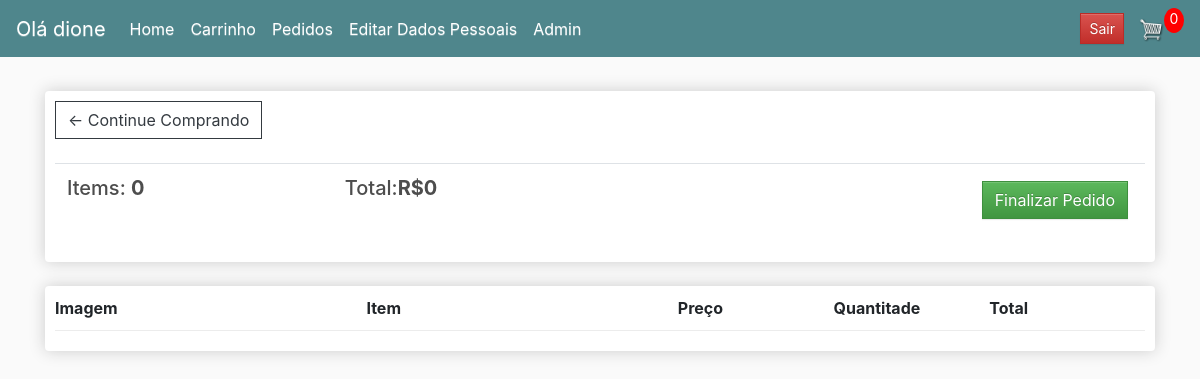
Screenshot of /cart/ (signed in) with the database file from the repository.
### usuarios/models.py (models this page shows, shortened)
class User(AbstractUser):
    endereco = models.CharField(max_length=100, help_text='Insira o seu endereço.', null=True, blank=True)
    cidade = models.CharField(max_length=100, help_text='Insira a sua cidade.', null=True, blank=True)
    bairro = models.CharField(max_length=100, help_text='Insira o seu bairro.', null=True, blank=True)
    estado = models.CharField(max_length=100, help_text='Insira o seu estado.', null=True, blank=True)
    cep = models.CharField(max_length=8, null=True, blank=True)
    slug = models.SlugField(unique=True, blank=True, null=True)
    class Meta:
        verbose_name = ("Usuário")
        verbose_name_plural = ("Usuários")
        swappable = settings.AUTH_USER_MODEL

### test_ecommerce/models.py (models this page shows, shortened)
class Pedido(models.Model):
    cliente = models.ForeignKey(settings.AUTH_USER_MODEL, on_delete=models.CASCADE, null=True, blank=True)
    data_pedido = models.DateTimeField(auto_now=True, verbose_name='Data do pedido')
    complete = models.BooleanField(default=False, null=False, blank=False, verbose_name='Pedido foi Completado')
    id_transacao = models.CharField(max_length=100, null=False, blank=False, verbose_name='Código da Transação')
    @property
    def pegar_carrinho_total(self):
        itens = self.pedidoitem_set.all()
        total = sum([item.pegar_total for item in itens])
        return total
    @property
    def pegar_carrinho_itens(self):
        itens = self.pedidoitem_set.all()
        total = sum([item.quantidade for item in itens])
        return total

### test_ecommerce/views.py (the view)
# urls.py: path('cart/', views.cart, name='cart'),
@login_required(redirect_field_name='cadastro/login.html')
def cart(request):
    if request.user.is_authenticated:
        cliente = request.user
        pedido, criado = Pedido.objects.get_or_create(cliente=cliente, complete=False)
        itens = pedido.pedidoitem_set.all()
        cart_itens = pedido.pegar_carrinho_itens
    else:
        itens = []
        pedido = {'pegar_carrinho_total':0, 'pegar_carrinho_itens':0, 'itens':itens,'envio':False}
        cart_itens = pedido['pegar_carrinho_itens']
    context = {'itens':itens, 'pedido':pedido, 'cart_itens':cart_itens}
    return render(request, 'compras/cart.html', context)

### templates/compras/cart.html (shortened to what this page needs)
{% extends 'base.html' %}
{% load static %}
{% block main %}
{% include 'mensagens.html' %}
{% include 'navbar.html' %}
<div class="container">
    <div class="row">
        <div class="col-lg-12">
            <div class="box-element">
                <a href="{% url 'home' %}" class="btn btn-outline-dark">&#x2190; Continue Comprando</a>
                <br>
                <br>
                <table class="table">
                    <tr>
                        <th><h5>Items: <strong>{{ pedido.pegar_carrinho_itens }}</strong></h5></th>
                        <th><h5>Total:<strong>R${{ pedido.pegar_carrinho_total }}</strong></h5></th>
                        <th>
                            <a style="float:right; margin:5px;" class="btn btn-success" href="{% url 'pedidos' %}">Finalizar Pedido</a>
                        </th>
                    </tr>
                </table>
            </div>
            <br>
            <div class="box-element">
                <div class="cart-row">
                    <div style="flex:2"><strong>Imagem</strong></div>
                    <div style="flex:2"><strong>Item</strong></div>
                    <div style="flex:1"><strong>Preço</strong></div>
                    <div style="flex:1"><strong>Quantitade</strong></div>
                    <div style="flex:1"><strong>Total</strong></div>
                </div>
            </div>
        </div>
    </div>
</div>
{% endblock %}

### templates/navbar.html (shortened to what this page needs)
{% extends 'base.html' %}
{% load static %}
{% block main %}
<nav class="navbar navbar-expand-lg navbar-dark bg-dark">
    {% if user.is_authenticated %}
    <a class="navbar-brand" href="{% url 'home' %}">Olá {{ user.username }}</a>
    {% else %}
    <a class="navbar-brand" href="#">ShopTime</a>
    {% endif %}
    <div class="collapse navbar-collapse" id="navbarSupportedContent">
      <ul class="navbar-nav mr-auto">
        {% if user.is_authenticated %}
        <li class="nav-item active">
          <a class="nav-link" href="{% url 'home' %}">Home <span class="sr-only">(current)</span></a>
        </li>
        <li class="nav-item active">
          <a class="nav-link" href="{% url 'cart' %}">Carrinho</a>
        </li>
        <li class="nav-item active">
          <a class="nav-link" href="{% url 'pedidos' %}">Pedidos</a>
        </li>
        <li class="nav-item active">
          <a class="nav-link" href="{% url 'editar_perfil' user.slug %}">Editar Dados Pessoais</a>
        </li>
        {% endif %}
        {% if user.is_superuser %}
        <li class="nav-item active">
          <a class="nav-link" href="http://127.0.0.1:8000/admin">Admin</a>
        </li>
        {% endif %}
      </ul>
      <div class="form-inline my-2 my-lg-0">
        {% if user.is_authenticated %}
        <a href="{% url 'logout' %}" class="btn btn-danger btn-sm" onclick="return confirm('Tem certeza que deseja sair?')">Sair</a>
        {% else %}
        <a href="{% url 'login' %}" class="btn btn-warning btn-sm">Login</a>
        {% endif %}
        {% if user.is_authenticated %}
        <a href="{% url 'cart' %}"><img src="{% static 'imagens/6+cart.png'%}" id="cart-icon"></a>
        <p id="cart-total">{{ cart_itens }}</p>
        {% endif %}
      </div>
    </div>
  </nav>
<br>
{% endblock %}

### static/css/style.css (style rules this page uses)
body { background-color: hsl(0, 0%, 98%); }
h1,h2,h3,h4,h5,h6 { color:hsl(0, 0%, 30%); }
.box-element { box-shadow:hsl(0, 0%, 80%) 0 0 16px; background-color: #fff; border-radius: 4px; padding: 10px; }
.bg-dark { background-color: #4f868c!important; }
#cart-icon { width:25px; display: inline-block; margin-left: 15px; }
#cart-total { display: block; text-align: center; color:#fff; background-color: red; width: 20px; height: 25px; border-radius: 50%; font-size: 14px; }
.col-lg-4, .col-lg-6, .col-lg-8, .col-lg-12 { margin-top: 10px; }
.btn { border-radius: 0; }
.cart-row { display: flex; align-items: flex-stretch; padding-bottom: 10px; margin-bottom: 10px; border-bottom: 1px solid #ececec; }

### rows the page displays
User: username "dione"
Pedido: pegar_carrinho_itens "0", pegar_carrinho_total "0"

### other values shown
{{ cart_itens }} "0"
